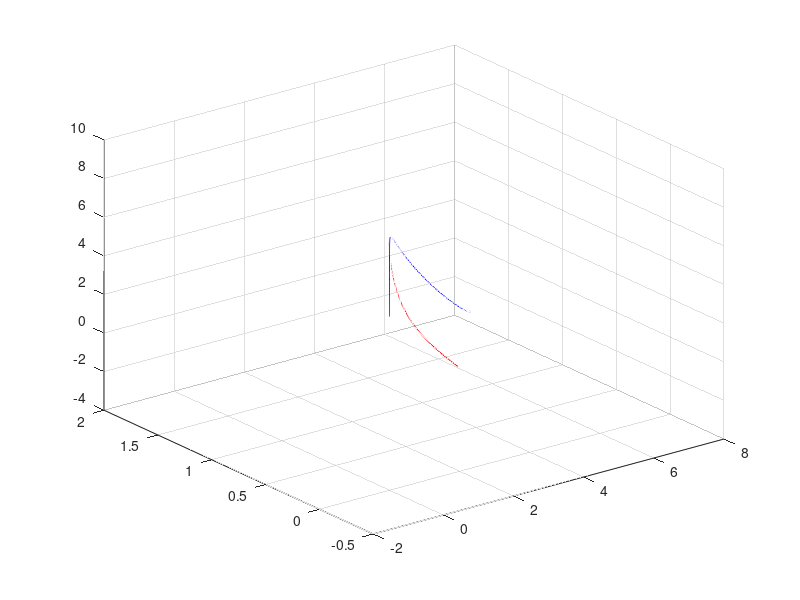

Here is the MATLAB script that generated this plot: (Note: this script raises an error after producing the figure.)
close all;
clear all;

load("q1ori.mat");
load("q1pos.mat");

load("q2ori.mat");
load("q2pos.mat");


figure(1)
Trajectory_Plot1=plot3(pos1(1,:),pos1(2,:),pos1(3,:),'b');
hold on;
Trajectory_Plot2=plot3(pos(1,:),pos(2,:),pos(3,:),'r');
grid on;

Trajectory_Plot1.LineWidth = 1; 
start_point.LineWidth = 1; 
end_point.LineWidth = 1; 
title('Drone Position' ); 

xlabel('x');
ylabel('y');
zlabel('z');
xlim([-10 10]); 
ylim([-10 10]); 
zlim([0 15]); 
legend('Q1 Trajectory','Q2 Trajectory');



figure(2)
title('Orientation over time')
subplot(3,1,1);
time = 0: 0.02 : 8 ; 
PlotRoll1 = plot(time,ori1(1,:) ,'r');
hold on;
PlotRoll2 = plot(time,ori(1,:),'k--');
xlabel('roll');
xlim([0 8]); 
ylim([0 1.5]); 
legend('Q1','Q2') 


subplot(3,1,2);

PlotRoll3 = plot(time,ori1(2,:) ,'g');
hold on;
PlotRoll4 = plot(time,ori(2,:),'k--');
xlabel('pitch');
xlim([0 8]); 
ylim([0 1.5]); 
legend('Q1','Q2') 
 
subplot(3,1,3);
PlotRoll5 = plot(time,ori1(3,:) ,'b');
hold on;
PlotRoll6 = plot(time,ori(3,:),'k--');
xlabel('yaw');
xlim([0 8]); 
ylim([0 1.5]); 
legend('Q1','Q2') 
 

